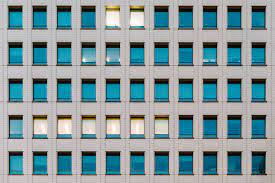
#> input picture MSD/download (1).jpeg, 275 x 183 px
$ python -i Image.py   (imports and definitions only)
#> lines starting #> are read from the running program, lines starting #| are printed output that depends on the picture
from PyQt5.QtCore import QThread, pyqtSignal, QObject
from scipy.signal import convolve2d
import numpy as np

class Image:
    def __init__(self, image):
        self._original_img = image
        self._gray_scale_image = self.calculate_gray_scale_image(self.original_img)
        self._img_histogram = self.calculate_image_histogram()
        self.equalized_img, self.equalized_hist = self.equalize_image()
        self.normalized_img, self.normalized_hist = self.equalize_image(normalize=True)
        self._bgr_img_histograms = self.calculate_bgr_histogram_and_distribution()

    @property
    def original_img(self):
        return self._original_img

    @property
    def gray_scale_image(self):
        return self._gray_scale_image

    @property
    def bgr_img_histograms(self):
        return self._bgr_img_histograms

    @property
    def img_histogram(self):
        return self._img_histogram

    def calculate_gray_scale_image(self, img):
        # Extract the B, G, and R channels
        b, g, r = img[:, :, 0], img[:, :, 1], img[:, :, 2]

        # Convert to grayscale using the formula: Y = 0.299*R + 0.587*G + 0.114*B
        gray_image = 0.299 * r + 0.587 * g + 0.114 * b

        # Convert to uint8 data type
        return gray_image.astype(np.uint8)

    def calculate_bgr_histogram_and_distribution(self):
        # Split the image into its three color channels: B, G, and R
        b, g, r = self.original_img[:, :, 0], self.original_img[:, :, 1], self.original_img[:, :, 2]

        # Calculate histograms for each color channel
        hist_b, _ = np.histogram(b.flatten(), bins=256, range=(0.0, 256.0))
        hist_g, _ = np.histogram(g.flatten(), bins=256, range=(0.0, 256.0))
        hist_r, _ = np.histogram(r.flatten(), bins=256, range=(0.0, 256.0))

        # Calculate grayscale histogram
        gray_image = np.dot(self.original_img[..., :3], [0.2989, 0.5870, 0.1140])
        hist_gray, _ = np.histogram(gray_image.flatten(), bins=256, range=(0.0, 256.0))

        return hist_b, hist_g, hist_r, hist_gray

    def calculate_image_histogram(self):
        hist, _ = np.histogram(self.original_img.flatten(), 256, (0, 256))
        return hist

    def calculate_image_histogram_cv(self):
        hist = cv2.calcHist([self.original_img], [0], None, [256], [0, 256])
        return hist.flatten()

    def equalize_image(self, normalize=False):
        hist, _ = np.histogram(self.original_img.flatten(), 256, (0, 256))
        cdf = hist.cumsum()
        cdf_normalized = cdf / cdf.max()
        sk = np.round(cdf_normalized * 255)
        equalized_image = sk[self.original_img]
        equalized_hist, _ = np.histogram(equalized_image.flatten(), 256, (0, 256))
        if normalize:
            normalized_image = equalized_image / 255.0
            normalized_hist, _ = np.histogram(normalized_image.flatten(), 256, (0, 1), density=True)
            return normalized_image, normalized_hist
        return equalized_image, equalized_hist

    def equalize_image_cv(self, normalize=False):
        equalized_image = cv2.equalizeHist(self.original_img)
        if normalize:
            equalized_image = equalized_image / 255.0
        return equalized_image

>>> import cv2
>>> picture = cv2.imread('../MSD/download (1).jpeg')
#> picture is the input picture: shape (183, 275, 3); mean B, G, R 158.9, 154.8, 136.1
>>> result = Image(picture).calculate_bgr_histogram_and_distribution()
#> in calculate_gray_scale_image, `b, g, r = img[:, :, 0], img[:, :, 1], img[:, :, 2]`:
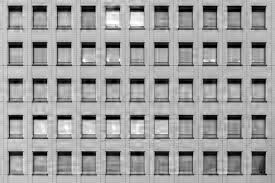
#> b: shape (183, 275); min 0, max 255, mean 158.9
#> in calculate_gray_scale_image, `b, g, r = img[:, :, 0], img[:, :, 1], img[:, :, 2]`:
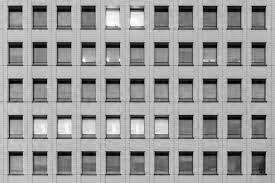
#> g: shape (183, 275); min 0, max 255, mean 154.8
#> in calculate_gray_scale_image, `b, g, r = img[:, :, 0], img[:, :, 1], img[:, :, 2]`:
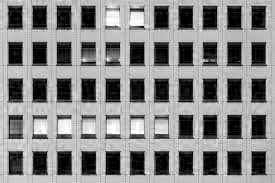
#> r: shape (183, 275); min 0, max 255, mean 136.1
#> in calculate_gray_scale_image, `gray_image = 0.299 * r + 0.587 * g + 0.114 * b`:
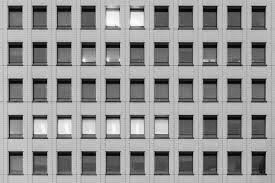
#> gray_image: shape (183, 275) float64; min 0, max 254.4, mean 149.7
#> in calculate_image_histogram, `hist, _ = np.histogram(self.original_img.flatten(), 256, (0, 256))`: hist = 256 values, max 3812 at index 0, min 29 at index 254, mean 589.7
#> in __init__, `self._img_histogram = self.calculate_image_histogram()`: self._img_histogram has the same summary as hist in calculate_image_histogram
#> in equalize_image, `cdf = hist.cumsum()`: cdf = 256 values from 3812 to 150975
#> in equalize_image, `cdf_normalized = cdf / cdf.max()`: cdf_normalized = 256 values from 0.0252 to 1
#> in equalize_image, `sk = np.round(cdf_normalized * 255)`: sk = 256 values from 6 to 255
#> in equalize_image, `equalized_image = sk[self.original_img]`:
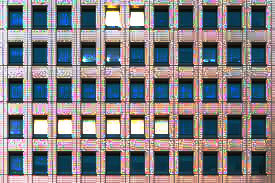
#> equalized_image: shape (183, 275, 3) float64; mean of channels 0, 1, 2 130.2, 126.1, 130.6; drawn as B, G, R
#> in equalize_image, `equalized_hist, _ = np.histogram(equalized_image.flatten(), 256, (0, 2..`: equalized_hist = 256 values, max 3812 at index 6, min 0 at index 0, mean 589.7
#> in __init__, `self.equalized_img, self.equalized_hist = self.equalize_image()`: self.equalized_hist has the same summary as equalized_hist in equalize_image
#> in __init__, `self.normalized_img, self.normalized_hist = self.equalize_image(normal..`: self.normalized_hist = 256 values, max 6.46 at index 6, min 0 at index 0, mean 1
#> in calculate_bgr_histogram_and_distribution, `hist_b, _ = np.histogram(b.flatten(), bins=256, range=(0.0, 256.0))`: hist_b = 256 values, max 1270 at index 185, min 4 at index 251, mean 196.6
#> in calculate_bgr_histogram_and_distribution, `hist_g, _ = np.histogram(g.flatten(), bins=256, range=(0.0, 256.0))`: hist_g = 256 values, max 1443 at index 188, min 3 at index 254, mean 196.6
#> in calculate_bgr_histogram_and_distribution, `hist_r, _ = np.histogram(r.flatten(), bins=256, range=(0.0, 256.0))`: hist_r = 256 values, max 3068 at index 0, min 16 at index 252, mean 196.6
#> in calculate_bgr_histogram_and_distribution, `hist_gray, _ = np.histogram(gray_image.flatten(), bins=256, range=(0.0..`: hist_gray = 256 values, max 1523 at index 187, min 0 at index 255, mean 196.6
